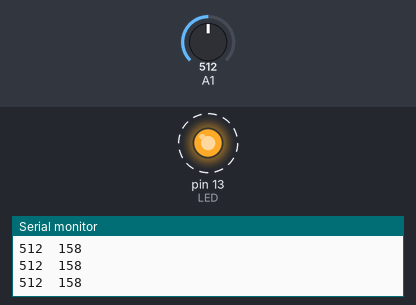
The sketch below on a simulated Arduino Uno, built with avr-gcc and run on an emulated ATmega328P. Parts: output pins drawn as LEDs (lit = HIGH), the last lines printed to the serial monitor. Dashed ring = blinking. Inputs (shaded band) come from the test bench; at power-on: A1 = 512.

Above: at 1.02 s.
1.3 s: A1 set to 978
At 1.34 s:
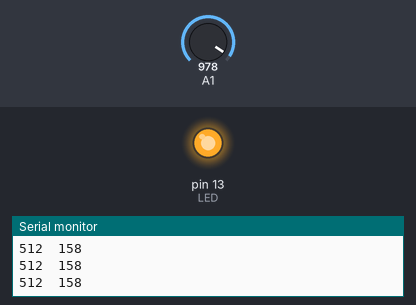
At 2.3 s:
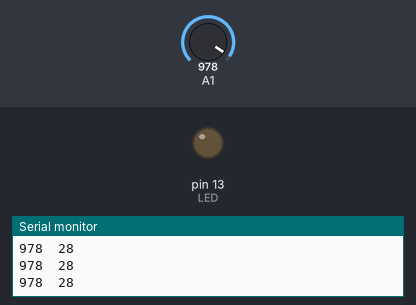
2.9 s: A1 set to 991
Timing chart, 0 to 58.4 s (numbered marks = the images above; inputs shaded):
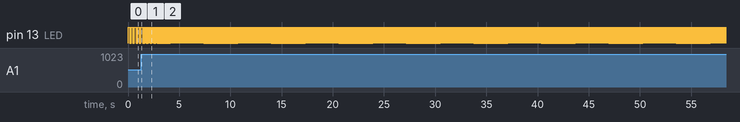

Measured:
- by itself, pin 13 (LED): alternates HIGH for 0.02 s and LOW for 0.02 s

The sketch:

potentiometer2.ino
```cpp
#define LED 13
int lum = 15;

void setup() {
  // put your setup code here, to run once:
  Serial.begin(9600);
  pinMode(LED, OUTPUT);
}

void loop() {
  // put your main code here, to run repeatedly:
  // will get a value between 0 and 1023
  int value = analogRead(A1);

  lum = map(value,0,1023,300,15);

  Serial.print(value);
  Serial.print("\t");
  Serial.println(lum);


  digitalWrite(LED, HIGH);
  delay(lum);
  digitalWrite(LED, LOW);
  delay(lum);
}
```
